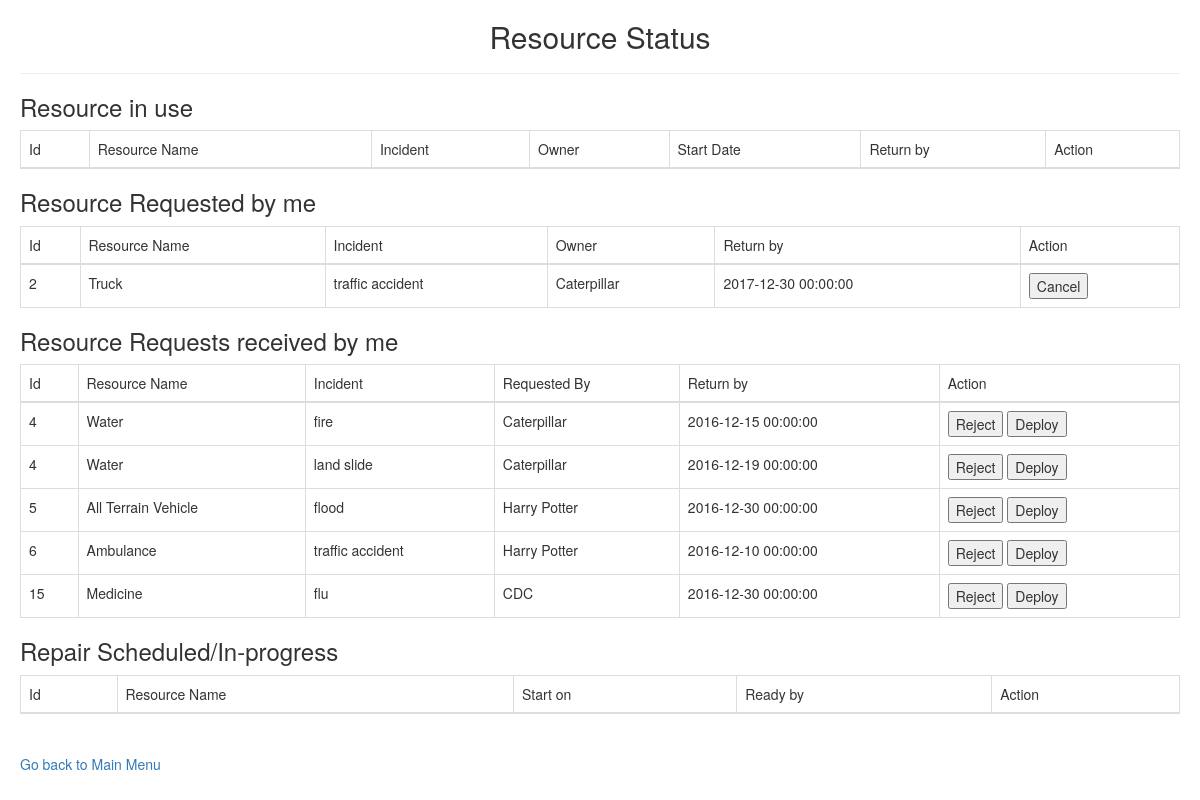
Page /App/resource_status.php (signed in) on the committed database.
### tables this page shows
CREATE TABLE Request(
               ID int NOT NULL AUTO_INCREMENT,
               status ENUM('Accepted', 'Pending'),
               expected_return_date datetime NOT NULL,
               requesting_resource_id int NOT NULL,
               sender_username varchar(30) NOT NULL,
          	incident_id int NOT NULL,
          	PRIMARY KEY (ID),
          	FOREIGN KEY (requesting_resource_id) REFERENCES Resource (ID),
          	FOREIGN KEY (sender_username) REFERENCES User (username),
          	FOREIGN KEY (incident_id) REFERENCES Incident (ID),
               CONSTRAINT uc_Request UNIQUE (status, requesting_resource_id, sender_username, incident_id));

CREATE TABLE Resource(
          	ID int NOT NULL AUTO_INCREMENT,
          	owner_username varchar(30) NOT NULL,
          	name varchar(100) NOT NULL,
          	model varchar(30) NULL,
               lon decimal(10, 3) NOT NULL,
          	lat decimal(10, 3) NOT NULL,
          	primary_ESF_id int NOT NULL,
          	cost_dollar_amount decimal NOT NULL,
          	cost_denominator varchar(10) NOT NULL,
          	PRIMARY KEY (ID),
          	FOREIGN KEY (owner_username) REFERENCES User (username),
          	FOREIGN KEY (primary_ESF_id) REFERENCES ESF (ID),
               FOREIGN KEY (cost_denominator) REFERENCES Cost_Denominator (cost_denominator));

CREATE TABLE Incident (
          	ID int NOT NULL AUTO_INCREMENT,
          	reporter_username varchar(30) NOT NULL,
          	incident_date date NOT NULL,
          	description varchar(100) NOT NULL,
          	lon decimal(10, 3) NOT NULL,
          	lat decimal(10, 3) NOT NULL,
          	PRIMARY KEY (ID),
          	FOREIGN KEY (reporter_username) REFERENCES User (username));

### App/resource_status.php (the view, shortened to what this page needs)
<?php
$connect = mysqli_connect("localhost", "team021", "team021", "cs6400_team021");
if (!empty($_SESSION['username'])) {
    $username = $_SESSION['username'];
} else {
    header('Location: login.php');
    exit();
}
?>
<!DOCTYPE html>
<head>
    <link rel="stylesheet" href="https://maxcdn.bootstrapcdn.com/bootstrap/3.3.7/css/bootstrap.min.css" />
    <link rel="stylesheet" type="text/css" href="../css/mystyle.css">
</head>
<body>
<div id="main_container">
    <div id="header">
        <h2 class="text-center">Resource Status</h2>
    </div>
    <hr>
    <div class="center_content">
                    <table class="table table-hover table-bordered">
                        <h3 class="text-left">Resource in use</h3>
                        <thead>
                            <tr>
                                <td>Id</td>
                                <td>Resource Name</td>
                                <td>Incident</td>
                                <td>Owner</td>
                                <td>Start Date</td>
                                <td>Return by</td>
                                <td>Action</td>
                            </tr>
                        </thead>
                    </table>
                    <table class="table table-hover table-bordered">
                        <h3 class="text-left">Resource Requested by me</h3>
                        <thead>
                            <tr>
                                <td>Id</td>
                                <td>Resource Name</td>
                                <td>Incident</td>
                                <td>Owner</td>
                                <td>Return by</td>
                                <td>Action</td>
                            </tr>
                        </thead>
                        <?php
                        $query = "
                                    SELECT
                                        Resource.id resource_id,
                                        Resource.name resource_name,
                                        Incident.description,
                                        All_user.name owner_name,
                                        Request.expected_return_date,
                                        Request.id request_id
                                    FROM
                                        Request
                                        INNER JOIN Resource
                                        ON Request.requesting_resource_id = Resource.id
                                        INNER JOIN Incident
                                        ON Request.incident_id = Incident.id
                                        INNER JOIN
                                        (
                                        SELECT username, name FROM Municipality
                                        UNION
                                        SELECT username, name FROM Government_Agency
                                        UNION
                                        SELECT username, name FROM Company
                                        UNION
                                        SELECT username, concat(firstname, ' ', lastname) as name FROM Individual
                                        ) AS All_user
                                            ON Resource.owner_username = All_user.username
                                    WHERE
                                        Request.sender_username = '$username'
                                        and Request.status = 'Pending'
                                ";
                        $result = mysqli_query($connect, $query);
                        echo "<form method='post' action='resource_status_action.php'>";
                        while ($row = mysqli_fetch_array($result)){
                            print "<tr>";
                            print "<td>{$row['resource_id']}</td>";
                            print "<td>{$row['resource_name']}</td>";
                            print "<td>{$row['description']}</td>";
                            print "<td>{$row['owner_name']}</td>";
                            print "<td>{$row['expected_return_date']}</td>";
                            $request_id = $row['request_id'];
                            print "<td>
                                        <input type='submit' name='cancel_request[$request_id]' value='Cancel' />
                                   </td>";
                            print "</tr>";
                        }
                        echo "</form>";
                        ?>
                    </table>
                    <table class="table table-hover table-bordered">
                        <h3 class="text-left">Resource Requests received by me</h3>
                        <thead>
                            <tr>
                                <td>Id</td>
                                <td>Resource Name</td>
                                <td>Incident</td>
                                <td>Requested By</td>
                                <td>Return by</td>
                                <td>Action</td>
                            </tr>
                        </thead>
                            <?php
                            $query = "
                                SELECT
                                    Resource.id resource_id,
                                    Resource.name resource_name,
                                    Incident.description,
                                    All_user.name requester_name,
                                    Request.expected_return_date,
                                    Request.id request_id,
                                    Incident.id incident_id
                                FROM
                                    Request
                                    INNER JOIN Resource
                                    ON Request.requesting_resource_id = Resource.id
                                    INNER JOIN Incident
                                    ON Request.incident_id = Incident.id
                                    INNER JOIN
                                    (
                                    SELECT username, name FROM Municipality
                                    UNION
                                    SELECT username, name FROM Government_Agency
                                    UNION
                                    SELECT username, name FROM Company
                                    UNION
                                    SELECT username, concat(firstname, ' ', lastname) as name FROM Individual
                                    ) AS All_user
                                    ON Request.sender_username = All_user.username
                                WHERE
                                    Resource.owner_username = '$username'
                                    AND Request.status = 'Pending'
                            ";
                            $result = mysqli_query($connect, $query);
                            echo "<form method='post' action='resource_status_action.php'>";
                            while ($row = mysqli_fetch_array($result)){
                                print "<tr>";
                                print "<td>{$row['resource_id']}</td>";
                                print "<td>{$row['resource_name']}</td>";
                                print "<td>{$row['description']}</td>";
                                print "<td>{$row['requester_name']}</td>";
                                print "<td>{$row['expected_return_date']}</td>";
                                $request_id = $row['request_id'];
                                $incident_id = $row['incident_id'];
                                $resource_id = $row['resource_id'];
                                print "<td>
                                            <input type='submit' name='reject[$request_id]' value='Reject'>
                                            <input type='submit' name='deploy[$request_id,$incident_id,$resource_id]' value='Deploy' />
                                       </td>";
                                print "</tr>";
                            }
                            echo "</form>";
                            ?>
                    </table>
                    <table class="table table-hover table-bordered">
                        <h3 class="text-left">Repair Scheduled/In-progress</h3>
                        <thead>
                            <tr>
                                <td>Id</td>
                                <td>Resource Name</td>
                                <td>Start on</td>
                                <td>Ready by</td>
                                <td>Action</td>
                            </tr>
                        </thead>
                    </table>
    </div>
</div>
<div id="footer">
    <a href="profile.php">Go back to Main Menu</a>
</div>
</body>
</html>

### css/mystyle.css (style rules this page uses)
.text-left { text-align: left; }
body { margin: 20px 20px 20px 20px; }

### rows in the picture
request: requesting_resource.ID "2", requesting_resource.name "Truck", incident.description "traffic accident", owner_name "Caterpillar", expected_return_date "2017-12-30 00:00:00"
request: requesting_resource.ID "4", requesting_resource.name "Water", incident.description "fire", requester_name "Caterpillar", expected_return_date "2016-12-15 00:00:00"
request: requesting_resource.ID "4", requesting_resource.name "Water", incident.description "land slide", requester_name "Caterpillar", expected_return_date "2016-12-19 00:00:00"
request: requesting_resource.ID "5", requesting_resource.name "All Terrain Vehicle", incident.description "flood", requester_name "Harry Potter", expected_return_date "2016-12-30 00:00:00"
request: requesting_resource.ID "6", requesting_resource.name "Ambulance", incident.description "traffic accident", requester_name "Harry Potter", expected_return_date "2016-12-10 00:00:00"
request: requesting_resource.ID "15", requesting_resource.name "Medicine", incident.description "flu", requester_name "CDC", expected_return_date "2016-12-30 00:00:00"
